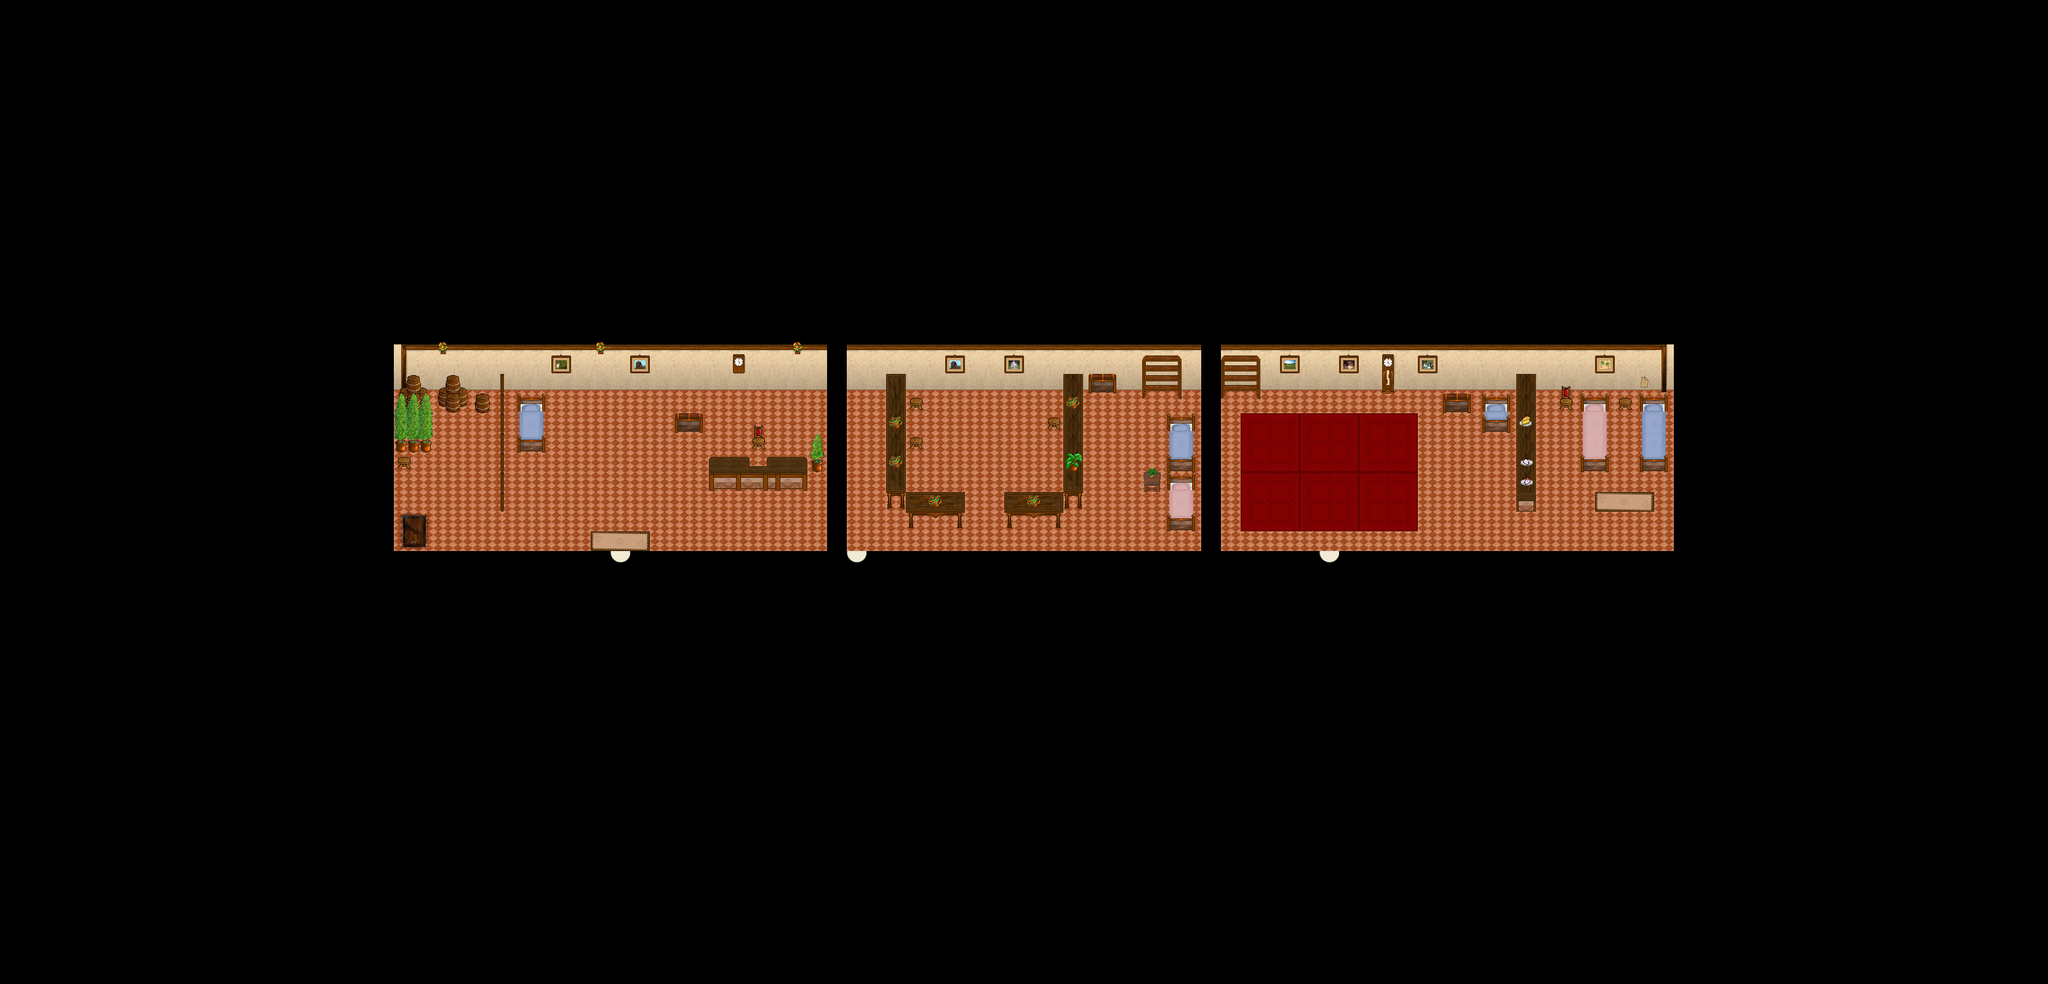

This is a level from a 2D game, rendered from its Tiled map with the project's own tilesets. A one-line summary and the map file follow, with tile-layer data summarised:
An orthogonal 104x50 tile map with 32x32 px tiles, 4 tile layers (Ground, Ground, Fringe, Over), 1 hidden layer not drawn, 5 tilesets and 4 objects (3x WARP, SCRIPT).

<map version="1.0" orientation="orthogonal" width="104" height="50" tilewidth="32" tileheight="32">
 <properties>
  <property name="music" value="inside.ogg" />
 </properties>
 <tileset firstgid="1" name="collision1_32_32" tilewidth="32" tileheight="32">
  <image source="../graphics/tiles/collision1_32_32.png" width="1024" height="1024" />
 </tileset>
 <tileset firstgid="1025" name="indoor3_32_32" tilewidth="32" tileheight="32">
  <image source="../graphics/tiles/indoor3_32_32.png" width="1024" height="1024" />
 </tileset>
 <tileset firstgid="2049" name="indoor2_32_32" tilewidth="32" tileheight="32">
  <image source="../graphics/tiles/indoor2_32_32.png" width="1024" height="1024" />
 </tileset>
 <tileset firstgid="3073" name="indoor2_32_64" tilewidth="32" tileheight="64">
  <image source="../graphics/tiles/indoor2_32_64.png" width="1024" height="1024" />
 </tileset>
 <tileset firstgid="3585" name="indoor2_32_96" tilewidth="32" tileheight="96">
  <image source="../graphics/tiles/indoor2_32_96.png" width="1024" height="960" />
 </tileset>
 <layer name="Ground" width="104" height="50">
  <data>[5200 cells, 73 non-empty, 2 distinct tile ids]</data>
 </layer>
 <layer name="Ground" width="104" height="50">
  <data>[5200 cells, 5200 non-empty, 40 distinct tile ids]</data>
 </layer>
 <layer name="Fringe" width="104" height="50">
  <data>[5200 cells, 87 non-empty, 41 distinct tile ids]</data>
 </layer>
 <layer name="Over" width="104" height="50">
  <data>[5200 cells, 17 non-empty, 9 distinct tile ids]</data>
 </layer>
 <layer name="Collision" width="104" height="50" visible="0">
  <data>[5200 cells, 4790 non-empty, 1 distinct tile ids]</data>
 </layer>
 <objectgroup name="Object" width="104" height="50">
  <object name="Warp to City XCF" type="WARP" x="992" y="896" width="32" height="32">
   <properties>
    <property name="DEST_MAP" value="ow-o0000-o0000-o0000" />
    <property name="DEST_X" value="2080" />
    <property name="DEST_Y" value="3456" />
   </properties>
  </object>
  <object name="Warp to City XCF" type="WARP" x="1376" y="896" width="32" height="32">
   <properties>
    <property name="DEST_MAP" value="ow-o0000-o0000-o0000" />
    <property name="DEST_X" value="2272" />
    <property name="DEST_Y" value="3456" />
   </properties>
  </object>
  <object name="Warp to City XCF" type="WARP" x="2144" y="896" width="32" height="32">
   <properties>
    <property name="DEST_MAP" value="ow-o0000-o0000-o0000" />
    <property name="DEST_X" value="2656" />
    <property name="DEST_Y" value="3456" />
   </properties>
  </object>
  <object name="External Map Events" type="SCRIPT" x="0" y="-2016">
   <properties>
    <property name="FILENAME" value="scripts/maps/iw-selphi-timlet-flat03-o00-o00-o00.lua" />
   </properties>
  </object>
 </objectgroup>
</map>
